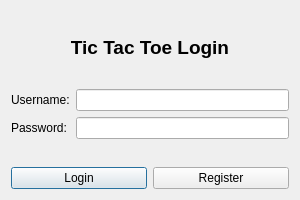
<?xml version="1.0" encoding="UTF-8"?>
<ui version="4.0">
 <class>LoginWindow</class>
 <widget class="QDialog" name="LoginWindow">
  <property name="geometry">
   <rect>
    <x>0</x>
    <y>0</y>
    <width>300</width>
    <height>200</height>
   </rect>
  </property>
  <property name="windowTitle">
   <string>Login</string>
  </property>
  <layout class="QVBoxLayout" name="verticalLayout">
   <item>
    <widget class="QLabel" name="titleLabel">
     <property name="font">
      <font>
       <pointsize>14</pointsize>
       <weight>75</weight>
       <bold>true</bold>
      </font>
     </property>
     <property name="alignment">
      <set>Qt::AlignCenter</set>
     </property>
     <property name="text">
      <string>Tic Tac Toe Login</string>
     </property>
    </widget>
   </item>
   <item>
    <layout class="QFormLayout" name="formLayout">
     <item row="0" column="0">
      <widget class="QLabel" name="usernameLabel">
       <property name="text">
        <string>Username:</string>
       </property>
      </widget>
     </item>
     <item row="0" column="1">
      <widget class="QLineEdit" name="usernameEdit"/>
     </item>
     <item row="1" column="0">
      <widget class="QLabel" name="passwordLabel">
       <property name="text">
        <string>Password:</string>
       </property>
      </widget>
     </item>
     <item row="1" column="1">
      <widget class="QLineEdit" name="passwordEdit">
       <property name="echoMode">
        <enum>QLineEdit::Password</enum>
       </property>
      </widget>
     </item>
    </layout>
   </item>
   <item>
    <layout class="QHBoxLayout" name="horizontalLayout">
     <item>
      <widget class="QPushButton" name="loginButton">
       <property name="text">
        <string>Login</string>
       </property>
      </widget>
     </item>
     <item>
      <widget class="QPushButton" name="registerButton">
       <property name="text">
        <string>Register</string>
       </property>
      </widget>
     </item>
    </layout>
   </item>
  </layout>
 </widget>
 <resources/>
 <connections/>
</ui> 
